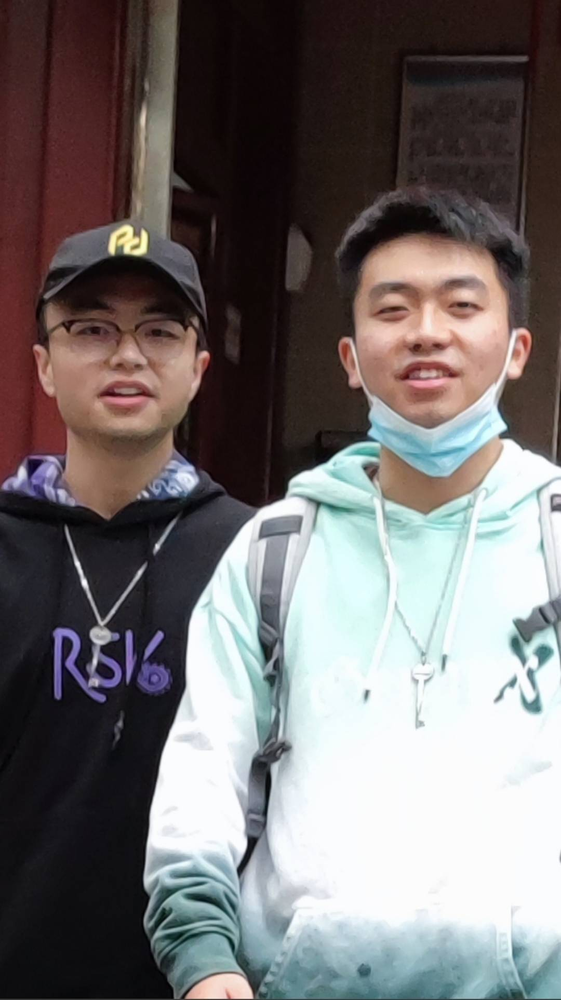
#> input picture 文档/大作业1/myface3.png, 561 x 1000 px, shrunk from 1080 x 1926 before the run
$ python dazuoye02.py
#> lines starting #> are read from the running program, lines starting #| are printed output that depends on the picture; after the words box and inside, x2 and y2 are one past the last pixel; in counts of white or black regions, pixels touching at a corner belong together
import cv2 as cv
import os
from scipy import linalg
import numpy as np
from matplotlib import pyplot as plt

def HarrFaceDetect(path, savename, arg1, arg2):
#> called with path = 'myface3.png', savename = 'myface3-detect.jpg', arg1 = 1.02, arg2 = 5
    img_row = cv.imread(path, 1)
#> img_row is the input picture: shape (1000, 561, 3); mean B, G, R 110.4, 110.3, 115.3
    img = cv.imread(path, 0)
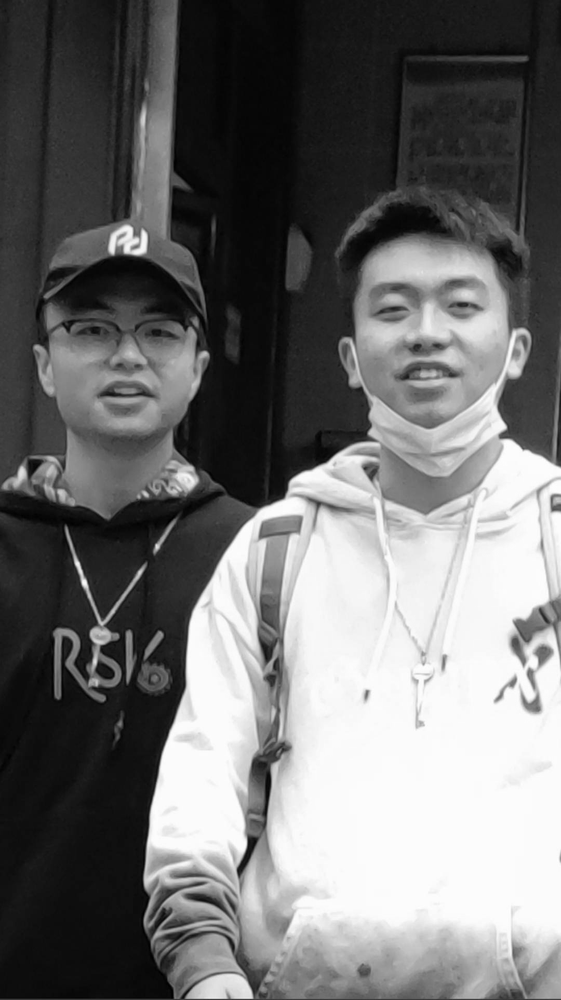
#> img: shape (1000, 561); min 0, max 254, mean 111.2
    face_detector = cv.CascadeClassifier("E:/haarcascades/haarcascade_frontalface_alt2.xml")
    faces = face_detector.detectMultiScale(img, arg1, arg2)
#> faces = [[44, 268, 167, 167], [333, 230, 189, 189], [119, 793, 184, 184]]
    for i in faces:
        cv.rectangle(img_row, (i[0], i[1]), (i[0]+i[2], i[1]+i[3]), (0, 255, 0), 2)
#> this loop made 3 passes
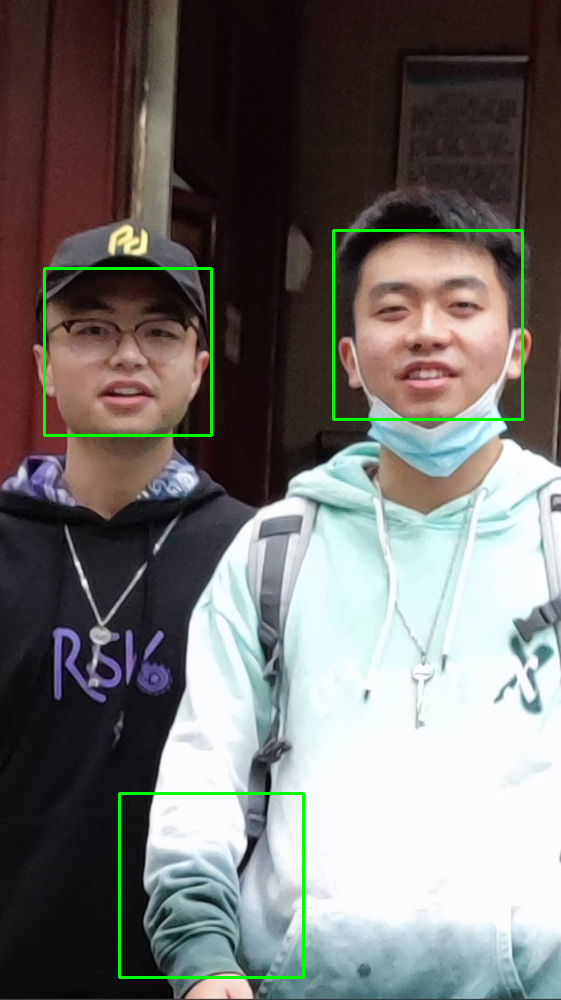
#> img_row: shape (1000, 561, 3); 1.15% of pixels changed, all inside (x1, y1, x2, y2) = (43, 229, 524, 979)
    cv.imshow("img", img_row)
    cv.imwrite(savename, img_row)
    cv.waitKey()

if __name__ == '__main__':
    print("face detect")
    # [6 lines of commented-out code are left out]
    HarrFaceDetect("myface3.png", "myface3-detect.jpg", 1.02, 5)

$ run again, with 文档/大作业1/2-b.jpg saved as 文档/大作业1/myface3.png
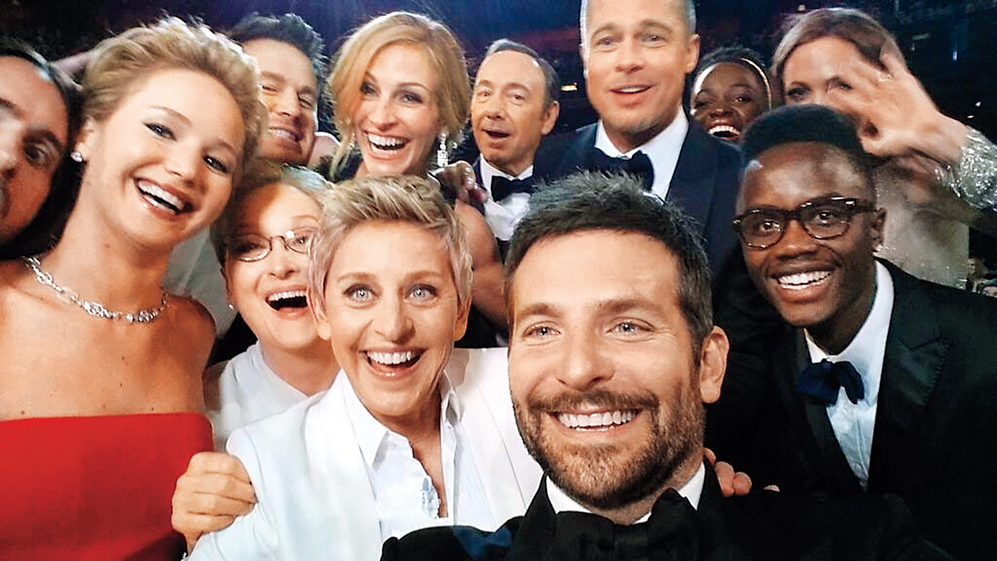
#> input picture 文档/大作业1/2-b.jpg, 997 x 561 px, shrunk from 1920 x 1080 before the run
#> in HarrFaceDetect, img_row is the input picture: shape (561, 997, 3); mean B, G, R 95.9, 105.2, 134.5
#> in HarrFaceDetect, `img = cv.imread(path, 0)`:
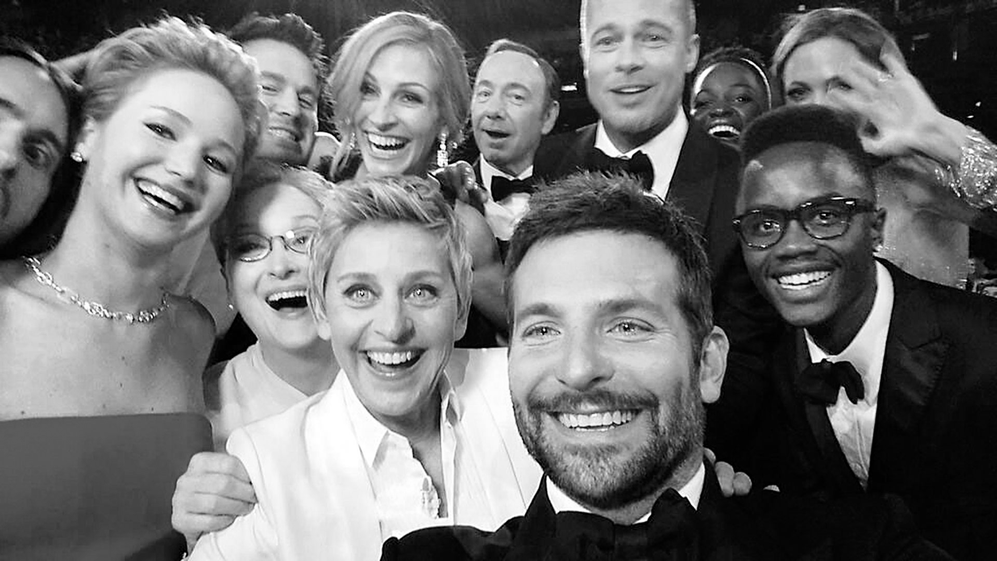
#> img: shape (561, 997); min 0, max 255, mean 112.4
#> faces = [[176, 455, 49, 49], [454, 58, 92, 92], [332, 51, 114, 114], [219, 192, 133, 133], [578, 2, 102, 102], [242, 53, 94, 94], [462, 20, 99, 99], [721, 156, 156, 156], [311, 229, 161, 161], [68, 72, 148, 148], [474, 237, 223, 223]]
#> the loop in HarrFaceDetect, `for i in faces:` made 11 passes
#> after the loop in HarrFaceDetect, `for i in faces:`:
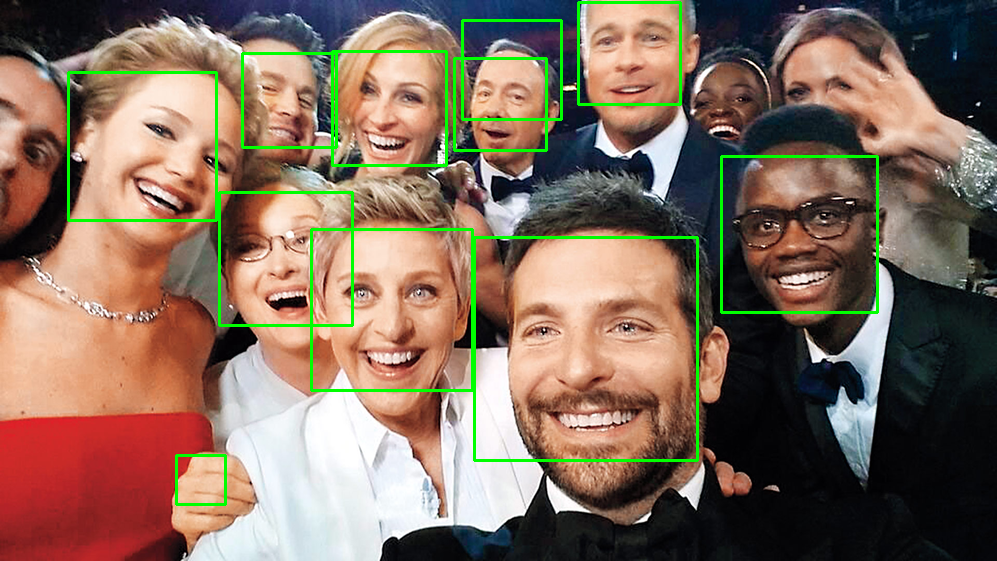
#> img_row: shape (561, 997, 3); 2.9% of pixels changed, all inside (x1, y1, x2, y2) = (67, 1, 879, 506)
